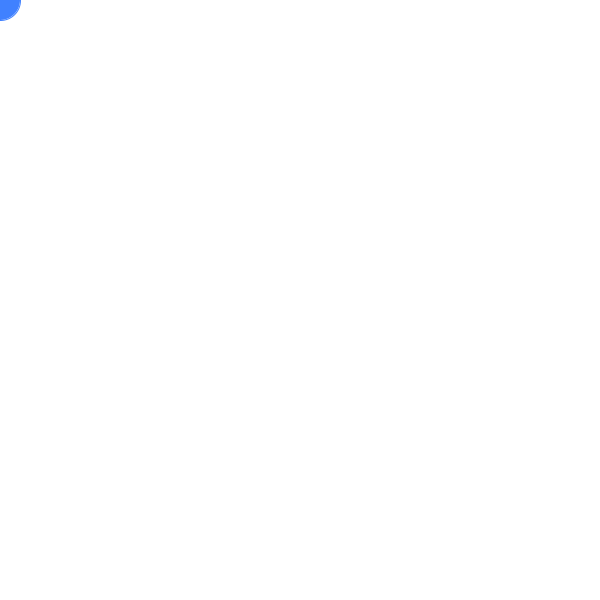
Frame 1 (no input)
Frame 60 (the mouse pressed at the canvas centre just before this capture): identical to frame 1, image omitted
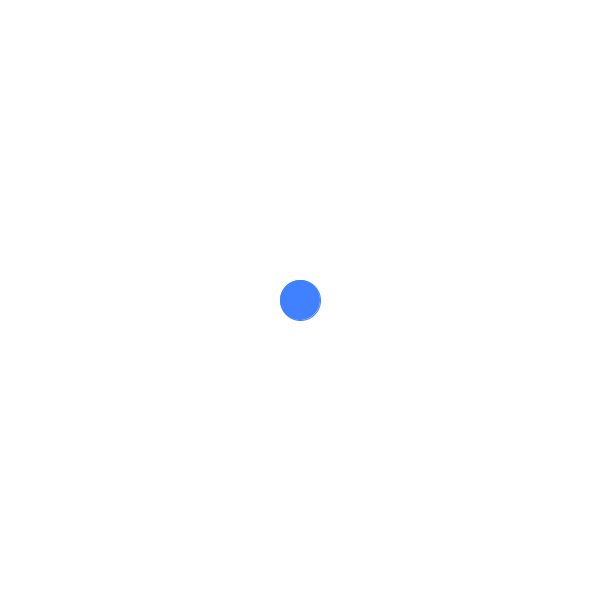
Frame 120 (the mouse held since frame 60 and released just before this capture)

The Processing sketch that drew these frames (run headless with seeded random() and noise(); from frame 60 on, the mouse is pressed at the canvas centre):

// Processing sketch: animated_circle
// ── animated_circle.pde
// Brendan Chen
// Animation Lesson 
// 2020/09/17

void setup() {
  size(600, 600);
}

void draw() {
  background(255);
  fill(#4081FF);
  stroke(#4081FF);
  strokeWeight(1);
  circle(mouseX,mouseY, 40);
}
